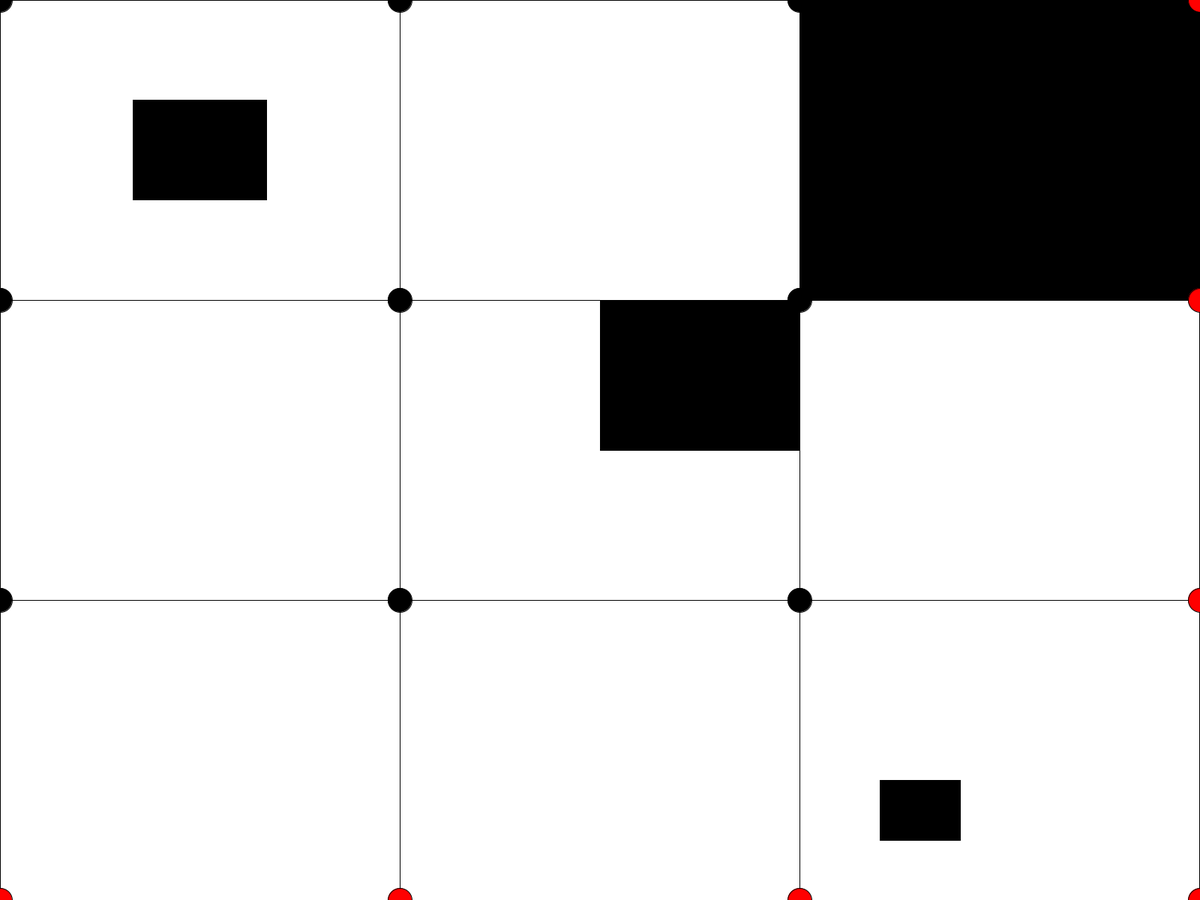
Frame 1 (no input)
Frame 60 (the mouse pressed at the canvas centre just before this capture): identical to frame 1, image omitted
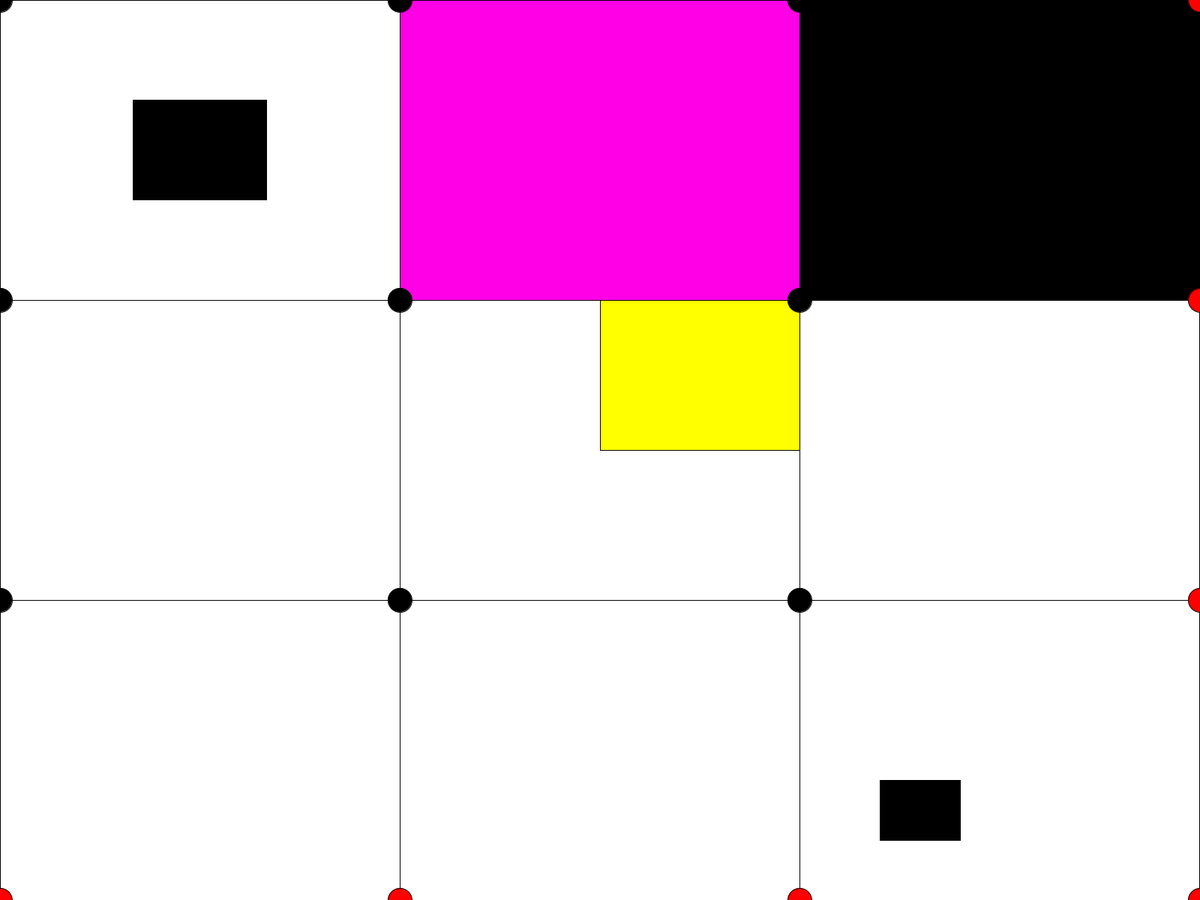
Frame 120 (the mouse held since frame 60 and released just before this capture)

The Processing sketch that drew these frames (run headless with seeded random() and noise(); from frame 60 on, the mouse is pressed at the canvas centre):

// Processing sketch: Homescreen
// ── Homescreen.pde
//Global Variables
color black=0, resetWhite=255, pink=#FF00E6, brown=#BC6F2F; //Not night mode (lots of Blue)
color red=color(255, 0, 0), yellow=color(255, 255, 0); //Night Mode example colours, no BLUE
Boolean turnOnYellow=false, turnOnPink=false, turnOnBrown=false;
float rectWidth, rectHeight, ptDiameter;
//Points are organized by row and actaully ... hint-hint ... value
int numberOfPoints = 17;
float[] ptX = new float[numberOfPoints];
float[] ptY = new float[numberOfPoints];
int numberofButtons = 4; //Quit, Reset, 1 per square for minimum
float[] buttonX = new float[numberofButtons];
float[] buttonY = new float[numberofButtons];
float[] buttonWidth = new float[numberofButtons];
float[] buttonHeight = new float[numberofButtons];
//
void setup()
{
  fullScreen(); 
  println(displayWidth, displayHeight);
  displayOrientation();
  //
  //Population
  rectWidth = appWidth*1/3;
  rectHeight = appHeight*1/3;
  ptDiameter = appWidth*1/50;
  //
  ptX[1] = ptX[5] = ptX[9] = ptX[13] = appWidth*0/3;
  ptX[2] = ptX[6] = ptX[10] = ptX[14] = appWidth*1/3;
  ptX[3] = ptX[7] = ptX[11] = ptX[15] = appWidth*2/3;
  ptX[4] = ptX[8] = ptX[12] = ptX[16] = appWidth*3/3;
  //
  ptY[1] = ptY[2] = ptY[3] = ptY[4] = appHeight*0/3;
  ptY[5] = ptY[6] = ptY[7] = ptY[8] = appHeight*1/3;
  ptY[9] = ptY[10] = ptY[11] = ptY[12] = appHeight*2/3;
  ptY[13] = ptY[14] = ptY[15] = ptY[16] = appHeight*3/3;
  //
  buttonX[1] = appWidth*(1.0/3.0)*(1.0/3.0); //Section 1; subsection 2, numerator is 1
  buttonY[1] = appHeight*(1.0/3.0)*(1.0/3.0); //Section 1; subsection 2, numerator is 1
  buttonWidth[1] = appWidth*(1.0/3.0)*(1.0/3.0); //Width Denominator count = 9 ... 1/9
  buttonHeight[1] = appHeight*(1.0/3.0)*(1.0/3.0); //Height Denominator count = 9 ... 1/9
  //
  buttonX[2] = appWidth*(3.0/6.0); //Section 2, subsection 2, numerator is 3
  buttonY[2] = appHeight*(2.0/6.0); //Section 2, subsection 1, numerator is 2
  buttonWidth[2] = appWidth*(1.0/3.0)*(1.0/2.0); //Denominator of 6
  buttonHeight[2] = appHeight*(1.0/3.0)*(1.0/2.0); //Denominator of 6
  //
  buttonX[3] = appWidth*(11.0/15.0); //Section 3, subsection 2, Numerator is 11
  buttonY[3] = appHeight*(13.0/15.0); //Section 3, subsection 4, Numerator is 14
  buttonWidth[3] = appWidth*(1.0/3.0)*(1.0/5.0); //Denominator is 15
  buttonHeight[3] = appHeight*(1.0/3.0)*(1.0/5.0); //Denominator is 15
  //
  printArray(buttonX);
  printArray(buttonY);
  printArray(buttonWidth);
  printArray(buttonHeight);
  //
}//End setup
//
void draw() {
  //Rectangles must be 3 by 3
  rect(ptX[1], ptY[1], rectWidth, rectHeight);
  //
  if ( turnOnYellow==true ) fill(yellow);
  if ( turnOnPink==true ) fill(pink); //Overwrites the yellow
  if ( turnOnBrown==true ) fill(brown); //Overwrites the yellow & pink
  rect(ptX[2], ptY[2], rectWidth, rectHeight); //Buttons change the Colour of RECT(#2)
  fill(resetWhite);
  //
  rect(ptX[3], ptY[3], rectWidth, rectHeight);
  rect(ptX[5], ptY[5], rectWidth, rectHeight);
  rect(ptX[6], ptY[6], rectWidth, rectHeight);
  rect(ptX[7], ptY[7], rectWidth, rectHeight);
  rect(ptX[9], ptY[9], rectWidth, rectHeight);
  rect(ptX[10], ptY[10], rectWidth, rectHeight);
  rect(ptX[11], ptY[11], rectWidth, rectHeight);
  //
  //Four different rect() for buttons
  //HoverOver is Yellow
  if ( mouseX>=buttonX[1] && mouseX<=buttonX[1]+buttonWidth[1] && mouseY>=buttonY[1] && mouseY<=buttonY[1]+buttonHeight[1] ) {
    fill(yellow);
    rect(buttonX[1], buttonY[1], buttonWidth[1], buttonHeight[1]); //same rect() as above
  } else {
    fill(black);
    rect(buttonX[1], buttonY[1], buttonWidth[1], buttonHeight[1]); //same rect() as above
  } //Button 1
  if ( mouseX>=buttonX[2] && mouseX<=buttonX[2]+buttonWidth[2] && mouseY>=buttonY[2] && mouseY<=buttonY[2]+buttonHeight[2] ) {
    fill(yellow);
    rect(buttonX[2], buttonY[2], buttonWidth[2], buttonHeight[2]); //same rect() as above
  } else {
    fill(black);
    rect(buttonX[2], buttonY[2], buttonWidth[2], buttonHeight[2]); //same rect() as above
  } //Button 2
  if ( mouseX>=buttonX[3] && mouseX<=buttonX[3]+buttonWidth[3] && mouseY>=buttonY[3] && mouseY<=buttonY[3]+buttonHeight[3] ) {
    fill(yellow);
    rect(buttonX[3], buttonY[3], buttonWidth[3], buttonHeight[3]);
  } else {
    fill(black);
    rect(buttonX[3], buttonY[3], buttonWidth[3], buttonHeight[3]);
  } //Button 3
  if ( mouseX>=ptX[3] && mouseX<=ptX[3]+rectWidth && mouseY>=ptY[3] && mouseY<=ptY[3]+rectHeight ) {
    fill(yellow);
    rect(ptX[3], ptY[3], rectWidth, rectHeight);
  } else {
    fill(black);
    rect(ptX[3], ptY[3], rectWidth, rectHeight);
  } //Button 4 (Reset), the whole section
  fill(resetWhite); //Best Practice
  //
  fill(black);
  //Starting pts for rect() must be 1-9 & filled black
  ellipse(ptX[1], ptY[1], ptDiameter, ptDiameter);
  ellipse(ptX[2], ptY[2], ptDiameter, ptDiameter);
  ellipse(ptX[3], ptY[3], ptDiameter, ptDiameter);
  ellipse(ptX[5], ptY[5], ptDiameter, ptDiameter);
  ellipse(ptX[6], ptY[6], ptDiameter, ptDiameter);
  ellipse(ptX[7], ptY[7], ptDiameter, ptDiameter);
  ellipse(ptX[9], ptY[9], ptDiameter, ptDiameter);
  ellipse(ptX[10], ptY[10], ptDiameter, ptDiameter);
  ellipse(ptX[11], ptY[11], ptDiameter, ptDiameter);
  fill(resetWhite); //Best Practice
  //
  fill(red);
  //Points for all other ellipses must be red
  ellipse(ptX[4], ptY[4], ptDiameter, ptDiameter);
  ellipse(ptX[8], ptY[8], ptDiameter, ptDiameter);
  ellipse(ptX[12], ptY[12], ptDiameter, ptDiameter);
  ellipse(ptX[13], ptY[13], ptDiameter, ptDiameter);
  ellipse(ptX[14], ptY[14], ptDiameter, ptDiameter);
  ellipse(ptX[15], ptY[15], ptDiameter, ptDiameter);
  ellipse(ptX[16], ptY[16], ptDiameter, ptDiameter);
  fill(resetWhite); //Best Practice
}//End draw
//
void keyPressed() {
}//End keyPressed
//
void mousePressed() {
  if (mouseX>=buttonX[1] && mouseX<=buttonX[1]+buttonWidth[1] && mouseY>=buttonY[1] && mouseY<=buttonY[1]+buttonHeight[1]) {
    println("BTN 1 Attivato");
    turnOnYellow=true;
  } 
  if (mouseX>=buttonX[2] && mouseX<=buttonX[2]+buttonWidth[2] && mouseY>=buttonY[2] && mouseY<=buttonY[2]+buttonHeight[2]) {
    println("BTN 2 Attivato");
    turnOnPink=true;
  }
  if (mouseX>=buttonX[3] && mouseX<=buttonX[3]+buttonWidth[3] && mouseY>=buttonY[3] && mouseY<=buttonY[3]+buttonHeight[3]) {
    println("BTN 3 Attivato");
    turnOnBrown=true;
  }
  //Reset Button
  if (mouseX>=ptX[3] && mouseX<=ptX[3]+rectWidth && mouseY>=ptY[3] && mouseY<=ptY[3]+rectHeight) {
    println("BTN 4 Attivato");
    turnOnYellow=false;
    turnOnPink=false;
    turnOnBrown=false;
  }//End reset
}//End mousePressed
//
//End MAIN Program

// ── Display.pde
int appWidth, appHeight;
//
void displayOrientation() {
  //Display Orientation: Landscape, not portrait nor square
  println (width, height, displayWidth, displayHeight);
  //Swap display key variables for testing
  appWidth = width; //displayWidth
  appHeight = height; //displayHeight
  //With Strings, easier to print to console or canvas
  String ls="Landscape or Square", p="portrait", DO="Display Orientation:", instruct="Gira il telefono";
  String orientation = ( appWidth >= appHeight ) ? ls : p ; //Ternary Operator, repeats IF-ELSE to populate var
  println ( DO, orientation );
  //if ( orientation==p ) println(instruct); //Testing the orientation variable
  if (orientation==ls) {
    println("ANDO ANDO, ORA");
  } else { //Break our app if not landscape
    println(instruct);
    appWidth*=0; //appWidth = appWidth*0
    appHeight*=0;
  } 
  println("App Geometry is:", "\tApp Width:", appWidth, "\t\tApp Height:", appHeight);
}//End displayOrientation
